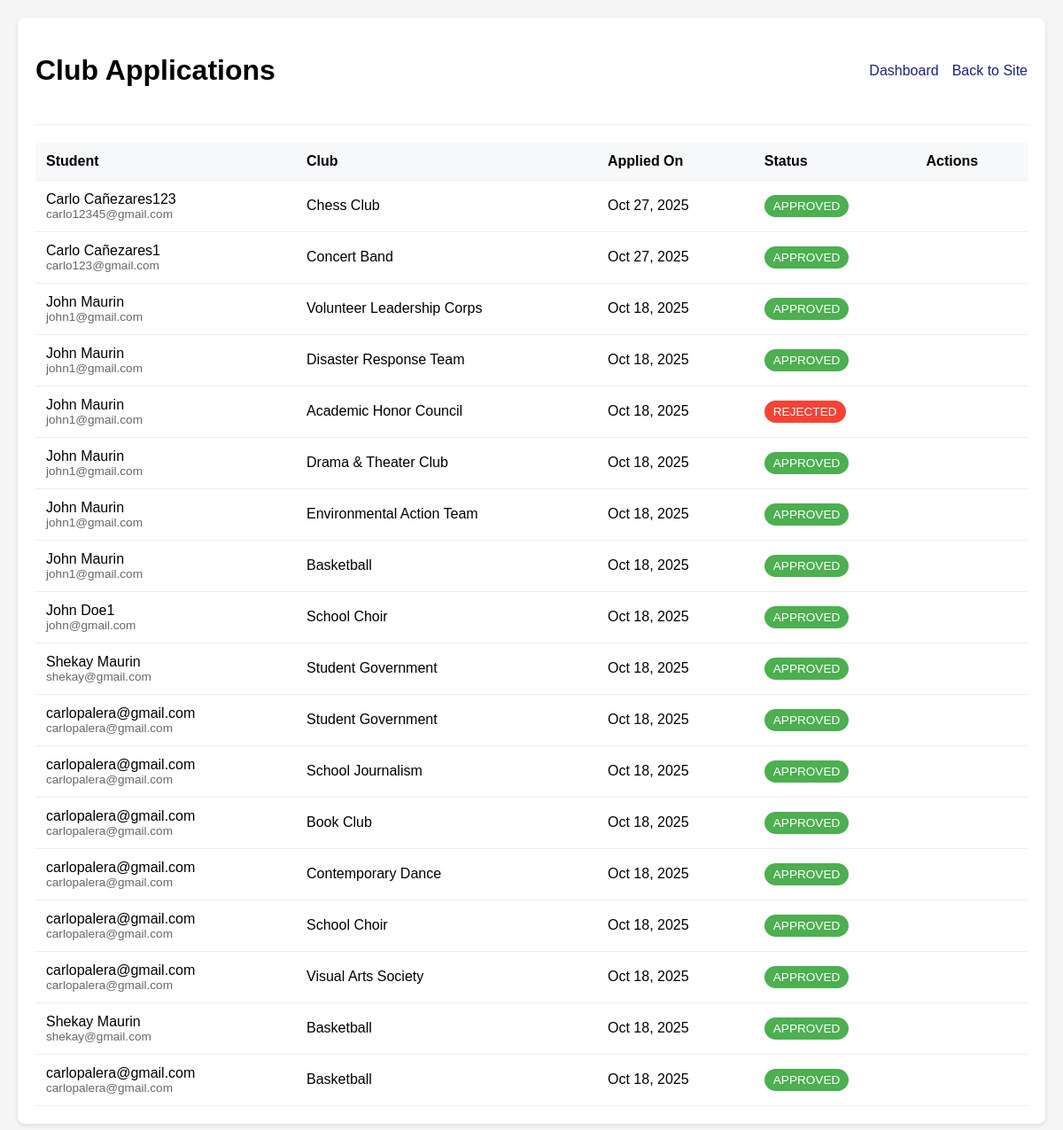
Screenshot of /staff/applications/ (signed in) with the database file from the repository.
### CCC/models.py (models this page shows, shortened)
class ClubApplication(models.Model):
    STATUS_PENDING = 'PENDING'
    STATUS_APPROVED = 'APPROVED'
    STATUS_REJECTED = 'REJECTED'
    STATUS_CHOICES = [
        (STATUS_PENDING, 'Pending'),
        (STATUS_APPROVED, 'Approved'),
        (STATUS_REJECTED, 'Rejected'),
    ]
    user = models.ForeignKey(
        settings.AUTH_USER_MODEL,
        on_delete=models.CASCADE,
        related_name='club_applications'
    )
    club = models.ForeignKey(Club, on_delete=models.CASCADE, related_name='applications')
    message = models.TextField(blank=True)
    status = models.CharField(
        max_length=20,
        choices=STATUS_CHOICES,
        default=STATUS_PENDING
    )
    created_at = models.DateTimeField(auto_now_add=True)
    reviewed_at = models.DateTimeField(null=True, blank=True)
    reviewer = models.ForeignKey(
        settings.AUTH_USER_MODEL,
        null=True,
        blank=True,
        on_delete=models.SET_NULL,
        related_name='reviewed_applications'
    )
    class Meta:
        unique_together = ('user', 'club')
        ordering = ['-created_at']

class User(AbstractUser):
    groups = models.ManyToManyField(
        'auth.Group',
        verbose_name='groups',
        blank=True,
        related_name='ccc_users',
        related_query_name='ccc_user',
        help_text='The groups this user belongs to.'
    )
    department = models.CharField(
        max_length=100,
        blank=True,
        null=True,
        help_text="Student's department/college"
    )
    user_permissions = models.ManyToManyField(
        'auth.Permission',
        verbose_name='user permissions',
        blank=True,
        related_name='ccc_users_permissions',
        related_query_name='ccc_user_permission',
        help_text='Specific permissions for this user.'
    )
    email = models.EmailField(unique=True)
    username = models.CharField(max_length=150, blank=True)
    student_id = models.CharField(max_length=20, unique=True)  # Changed from 10 to 20
    year_level = models.IntegerField(null=True)
    phone = models.CharField(max_length=15, blank=True, default='')
    bio = models.TextField(blank=True)
    interests = models.JSONField(default=list)
    newsletter = models.BooleanField(default=False)
    objects = CustomUserManager()
    USERNAME_FIELD = 'email'
    REQUIRED_FIELDS = ['username']

class Club(models.Model):
    name = models.CharField(max_length=150, unique=True)
    slug = models.SlugField(max_length=160, unique=True)
    description = models.TextField(blank=True)
    members = models.ManyToManyField(
        settings.AUTH_USER_MODEL,
        related_name='clubs',
        blank=True,
        help_text='Users who are accepted members of this club'
    )
    created_at = models.DateTimeField(auto_now_add=True)
    def member_count(self):
        return self.members.count()
    member_count.short_description = 'Members'

### CCC/views.py (the view)
# urls.py: path('staff/applications/', views.club_applications_list, name='admin_applications'),
@staff_member_required
def club_applications_list(request):
    applications = ClubApplication.objects.select_related('user', 'club').order_by('-created_at')
    context = {
        'applications': applications,
        'pending_count': applications.filter(status='PENDING').count()
    }
    return render(request, 'admin_applications.html', context)

### CCC/templates/admin_applications.html (shortened to what this page needs)
{% load static %}
<!DOCTYPE html>
<html lang="en">
<head>
    <link href="https://cdnjs.cloudflare.com/ajax/libs/font-awesome/6.0.0/css/all.min.css" rel="stylesheet">
</head>
<body>
    <div class="container">
        <div class="header">
            <h1>Club Applications</h1>
            <div class="nav-links">
                <a href="{% url 'admin_dashboard' %}">Dashboard</a>
                <a href="{% url 'home' %}">Back to Site</a>
            </div>
        </div>
        {% if applications %}
            <table>
                <thead>
                    <tr>
                        <th>Student</th>
                        <th>Club</th>
                        <th>Applied On</th>
                        <th>Status</th>
                        <th>Actions</th>
                    </tr>
                </thead>
                <tbody>
                    {% for app in applications %}
                    <tr id="app-{{ app.id }}">
                        <td>
                            {{ app.user.get_full_name|default:app.user.email }}
                            <div style="font-size: 0.85em; color: #666;">
                                {{ app.user.email }}
                            </div>
                        </td>
                        <td>{{ app.club.name }}</td>
                        <td>{{ app.created_at|date:"M d, Y" }}</td>
                        <td>
                            <span class="status status-{{ app.status }}">
                                {{ app.status }}
                            </span>
                        </td>
                        <td>
                        </td>
                    </tr>
                    {% endfor %}
                </tbody>
            </table>
        {% else %}
            <div class="empty-state">
                <h3>No applications found</h3>
                <p>When students apply to clubs, their applications will appear here.</p>
            </div>
        {% endif %}
    </div>
</body>
</html>

### CCC/templates/admin_applications.html (style rules this page uses)
:root { --primary: #1a237e; --secondary: #283593; --success: #4caf50; --danger: #f44336; --warning: #ff9800; }
body { font-family: Arial, sans-serif; margin: 0; padding: 20px; background: #f5f5f5; }
.container { max-width: 1200px; margin: 0 auto; background: white; padding: 20px; border-radius: 8px; box-shadow: 0 2px 4px rgba(0,0,0,0.1); }
.header { display: flex; justify-content: space-between; align-items: center; margin-bottom: 20px; padding-bottom: 20px; border-bottom: 1px solid #eee; }
.nav-links { display: flex; gap: 15px; }
.nav-links a { color: var(--primary); text-decoration: none; }
table { width: 100%; border-collapse: collapse; margin-top: 20px; }
th, td { padding: 12px; text-align: left; border-bottom: 1px solid #eee; }
th { background: #f8f9fa; font-weight: bold; }
.status { padding: 5px 10px; border-radius: 15px; font-size: 0.85em; }
.status-APPROVED { background: var(--success); color: white; }
.status-REJECTED { background: var(--danger); color: white; }

### rows the page displays
ClubApplication: user.get_full_name "Carlo Cañezares123", user.email "carlo12345@gmail.com", club.name "Chess Club", created_at "Oct 27, 2025", status "APPROVED"
ClubApplication: user.get_full_name "Carlo Cañezares1", user.email "carlo123@gmail.com", club.name "Concert Band", created_at "Oct 27, 2025", status "APPROVED"
ClubApplication: user.get_full_name "John Maurin", user.email "john1@gmail.com", club.name "Volunteer Leadership Corps", created_at "Oct 18, 2025", status "APPROVED"
ClubApplication: user.get_full_name "John Maurin", user.email "john1@gmail.com", club.name "Disaster Response Team", created_at "Oct 18, 2025", status "APPROVED"
ClubApplication: user.get_full_name "John Maurin", user.email "john1@gmail.com", club.name "Academic Honor Council", created_at "Oct 18, 2025", status "REJECTED"
ClubApplication: user.get_full_name "John Maurin", user.email "john1@gmail.com", club.name "Drama & Theater Club", created_at "Oct 18, 2025", status "APPROVED"
ClubApplication: user.get_full_name "John Maurin", user.email "john1@gmail.com", club.name "Environmental Action Team", created_at "Oct 18, 2025", status "APPROVED"
ClubApplication: user.get_full_name "John Maurin", user.email "john1@gmail.com", club.name "Basketball", created_at "Oct 18, 2025", status "APPROVED"
ClubApplication: user.get_full_name "John Doe1", user.email "john@gmail.com", club.name "School Choir", created_at "Oct 18, 2025", status "APPROVED"
ClubApplication: user.get_full_name "Shekay Maurin", user.email "shekay@gmail.com", club.name "Student Government", created_at "Oct 18, 2025", status "APPROVED"
ClubApplication: user.get_full_name "carlopalera@gmail.com", user.email "carlopalera@gmail.com", club.name "Student Government", created_at "Oct 18, 2025", status "APPROVED"
ClubApplication: user.get_full_name "carlopalera@gmail.com", user.email "carlopalera@gmail.com", club.name "School Journalism", created_at "Oct 18, 2025", status "APPROVED"
ClubApplication: user.get_full_name "carlopalera@gmail.com", user.email "carlopalera@gmail.com", club.name "Book Club", created_at "Oct 18, 2025", status "APPROVED"
ClubApplication: user.get_full_name "carlopalera@gmail.com", user.email "carlopalera@gmail.com", club.name "Contemporary Dance", created_at "Oct 18, 2025", status "APPROVED"
ClubApplication: user.get_full_name "carlopalera@gmail.com", user.email "carlopalera@gmail.com", club.name "School Choir", created_at "Oct 18, 2025", status "APPROVED"
ClubApplication: user.get_full_name "carlopalera@gmail.com", user.email "carlopalera@gmail.com", club.name "Visual Arts Society", created_at "Oct 18, 2025", status "APPROVED"
ClubApplication: user.get_full_name "Shekay Maurin", user.email "shekay@gmail.com", club.name "Basketball", created_at "Oct 18, 2025", status "APPROVED"
ClubApplication: user.get_full_name "carlopalera@gmail.com", user.email "carlopalera@gmail.com", club.name "Basketball", created_at "Oct 18, 2025", status "APPROVED"
